Frame 1 (no input): blank canvas, image omitted
Frame 60 (the mouse pressed at the canvas centre just before this capture): blank canvas, image omitted
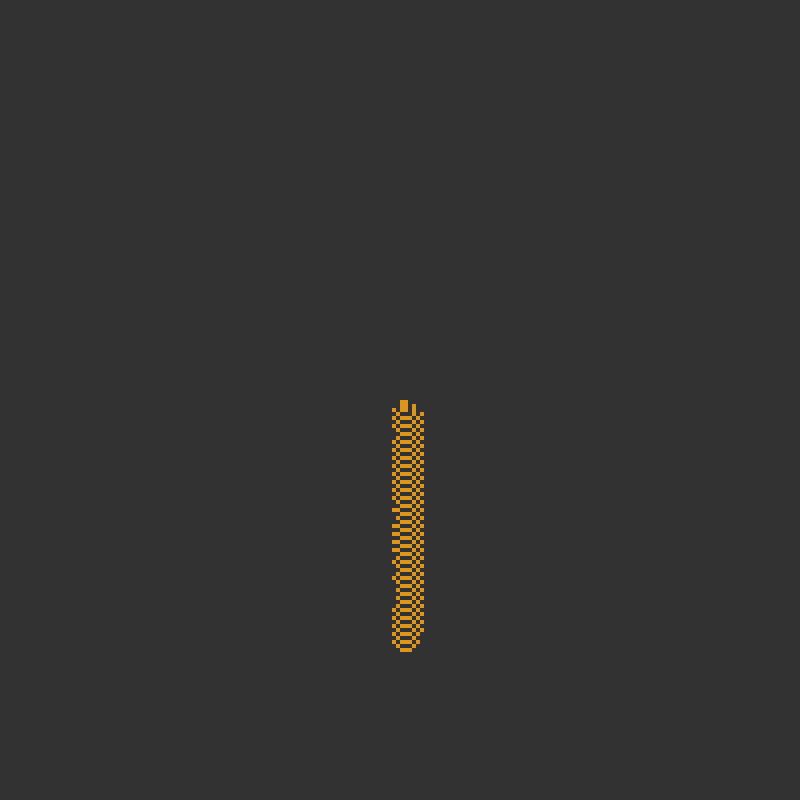
Frame 120 (the mouse held since frame 60 and released just before this capture)

The Processing sketch whose frames 1 and 60 were blank and that drew this single picture after the mouse press (run headless with seeded random() and noise(); from frame 60 on, the mouse is pressed at the canvas centre):

// Processing sketch: sandbox
// ── sandbox.pde
// Number of columns and rows in our system
int cols = 200; //nb of colones
int rows = 200;
int sizeCell = 4; //size of scare 
int[][] grid;
ArrayList<Move> moves = new ArrayList<Move>(); //list de tous les mouvements a executer chque tour 

int _air = 0;
int _sand = 1;
int _water = 2;
int _stone = 3;
int _salte = 4;

int mouseType = _sand;

void settings() {
    size(cols * sizeCell, rows * sizeCell);
}

void setup() {
    grid = new int[cols][rows];
    moves = new ArrayList<Move>();
    for (int j = 0; j < rows; j++) {
        for (int i = 0; i < cols; i++) {
            grid[i][j] = _air;
        }
    }
    noStroke();
    frameRate(100);
}

void draw() {

    //pour ajouter du sable
    if (mousePressed) {
        if (V(mouseX / sizeCell, mouseY / sizeCell)) {
            int x = mouseX / sizeCell;
            int y = mouseY / sizeCell;
            int type = mouseType;
            AddCell(x,y,type);
            AddCell(x+1,y,type);
            AddCell(x+2,y,type);
            AddCell(x,y+1,type);
            AddCell(x+1,y+1,type);
            AddCell(x+2,y+1,type);
            AddCell(x,y+2,type);
            AddCell(x+1,y+2,type);
            AddCell(x+2,y+2,type);
        }
    }

    moves.clear(); //reset les mouvements 

    //update, chek, push changes
    for (int j = rows - 1; j >= 0; j--) {
        for (int i = 0; i < cols; i++) {
            int type = grid[i][j];

            if(type == _sand ){Sand(i, j);}
            if(type == _salte ){Salte(i, j);}
            if(type == _water ){Water(i, j);}


        }
    }

    //execute all moves (in random order to avoid paterne)
    while (moves.size() > 0) {
        int i = int(random(0,moves.size()));
        moves.get(i).ChekAndMove();
        moves.remove(i);
    }


    //draw
    for (int j = rows - 1; j >= 0; j--) {
        for (int i = 0; i < cols; i++) {
            fill(ColType(grid[i][j]));
            rect(i * sizeCell, j * sizeCell, sizeCell, sizeCell);
        }
    }
}

void Salte(int x, int y){
    boolean b = CheckMove(x, y + 1, _air);
    boolean bWater = CheckMove(x, y + 1, _water);
    boolean aroundAround = CheckMove(x, y + 1, _water) || CheckMove(x, y - 1, _water) ||  CheckMove(x+1, y, _water) ||  CheckMove(x-1, y, _water);
    boolean bl = CheckMove(x - 1, y + 1, _air);
    boolean br = CheckMove(x + 1, y + 1, _air);


       
    if(aroundAround && random(0,1) < 0.01){
        AddMove(x, y, x, y, _salte, _salte, _air);
    }else if (b) {
        AddMove(x, y, x, y + 1, _salte, _air, _air);
    } else if (bWater) {
        AddMove(x, y, x, y + 1, _salte, _water, _water);
    } else if (bl && br) {
        if (ran(2)) {
            AddMove(x, y, x - 1, y + 1, _salte, _air, _air);
        } else {
            AddMove(x, y, x + 1, y + 1, _salte, _air, _air);
        }
    } else if (bl) {
        AddMove(x, y, x - 1, y + 1, _salte, _air, _air);
    } else if (br) {
        AddMove(x, y, x + 1, y + 1, _salte, _air, _air);
    }
}

void Sand(int x, int y) {

    boolean b = CheckMove(x, y + 1, _air);
    boolean bWater = CheckMove(x, y + 1, _water);

    boolean bl = CheckMove(x - 1, y + 1, _air);
    boolean br = CheckMove(x + 1, y + 1, _air);

    if (b) {
        AddMove(x, y, x, y + 1, _sand, _air, _air);
    } else if (bWater) {
        AddMove(x, y, x, y + 1, _sand, _water, _water);
    } else if (bl && br) {
        if (ran(2)) {
            AddMove(x, y, x - 1, y + 1, _sand, _air, _air);
        } else {
            AddMove(x, y, x + 1, y + 1, _sand, _air, _air);
        }
    } else if (bl) {
        AddMove(x, y, x - 1, y + 1, _sand, _air, _air);
    } else if (br) {
        AddMove(x, y, x + 1, y + 1, _sand, _air, _air);
    }
}

void Water(int x, int y){
    boolean b = CheckMove(x, y + 1, _air);
    boolean salteAround = CheckMove(x, y + 1, _salte) || CheckMove(x, y - 1, _salte) ||  CheckMove(x+1, y, _salte) ||  CheckMove(x-1, y, _salte);
    boolean bl = CheckMove(x - 1, y + 1, _air);
    boolean br = CheckMove(x + 1, y + 1, _air);
    boolean r = CheckMove(x + 1, y, _air);
    boolean l = CheckMove(x - 1, y, _air);
    boolean rr = CheckMove(x + 2, y, _air);
    boolean ll = CheckMove(x - 2, y, _air);

    /*if(salteAround && random(0,1) < 0.02){
        AddMove(x, y, x, y + 1, _water, _salte, _water);
    }else*/ if (b) {AddMove(x, y, x, y + 1, _water, _air, _air);} 
    else if (bl && br) {
        if (ran(2)) { AddMove(x, y, x - 1, y + 1, _water, _air, _air);} 
        else { AddMove(x, y, x + 1, y + 1, _water, _air, _air);}
    } 
    else if (bl) {AddMove(x, y, x - 1, y + 1, _water, _air, _air);} 
    else if (br) {AddMove(x, y, x + 1, y + 1, _water, _air, _air);}
    else if (!l && r) {AddMove(x, y, x + 1, y, _water, _air, _air);} 
    else if (!r && l) {AddMove(x, y, x - 1, y, _water, _air, _air);} 
    else if (!ll && l && r && rr) {AddMove(x, y, x + 1, y, _water, _air, _air);} 
    else if (!rr && r && l && ll) {AddMove(x, y, x - 1, y, _water, _air, _air);} 
}


class Move {
    int Fx, Fy; //co de la cell actu
    int Tox, Toy; //co de la cell après 
    int Fcell; //type de la cell 
    int ToCell; //type de la cell qu'elle va remplacer 
    int TypeLeave; //type de la cell qu'elle va laisser après le mov

    Move(int FX, int FY, int TOX, int TOY, int FCELL, int TOCELL, int TYPELEAVE) {
        Fx = FX;
        Fy = FY;
        Tox = TOX;
        Toy = TOY;
        Fcell = FCELL;
        ToCell = TOCELL;
        TypeLeave = TYPELEAVE;
    }

    void ChekAndMove() {

        if (grid[Fx][Fy] == Fcell && grid[Tox][Toy] == ToCell) {
            grid[Tox][Toy] = Fcell;
            grid[Fx][Fy] = TypeLeave;
        }
    }

}

void AddMove(int x, int y, int tx, int ty, int type, int type2, int leaveCell) {
    moves.add(new Move(x, y, tx, ty, type, type2, leaveCell));
    //move = (Move[]) append(move, new Move(x, y, tx, ty, type, type2, leaveCell));
}

void AddCell(int x, int y, int type){
    if (V(x,y)) {
        grid[x][y] = type;
    }
}

void keyPressed() {
    if(key == 'a'){mouseType = _air;}
    if(key == 's'){mouseType = _sand;}
    if(key == 'w'){mouseType = _water;}
    if(key == 't'){mouseType = _stone;}
    if(key == 'l'){mouseType = _salte;}
    /*if (keyCode == CONTROL) {
        if (mouseType == _sand) {
            mouseType = _water;
        }else{
            mouseType = _sand;
        }
    }*/
}

boolean ran(int r){
    return random(0,1) < 1/r;
}


boolean CheckMove(int x, int y, int type) {
    if (V(x, y)) {
        return grid[x][y] == type;
    }
    return false;
}


boolean V(int x, int y) {
    //to now if the x y case is in grid and avoid ArrayIndexOutOfBoundsException
    return x >= 0 && x < cols && y >= 0 && y < rows;
}


color ColType(int type) {
    if(type == _air){return color(50);}
    if(type == _sand){return color(220, 150, 30);}
    if(type == _water){return color(50, 50, 200);}
    if(type == _stone){return color(100, 100, 100);}
    if(type == _salte){return color(220, 220, 220);}
    return color(255);
}
